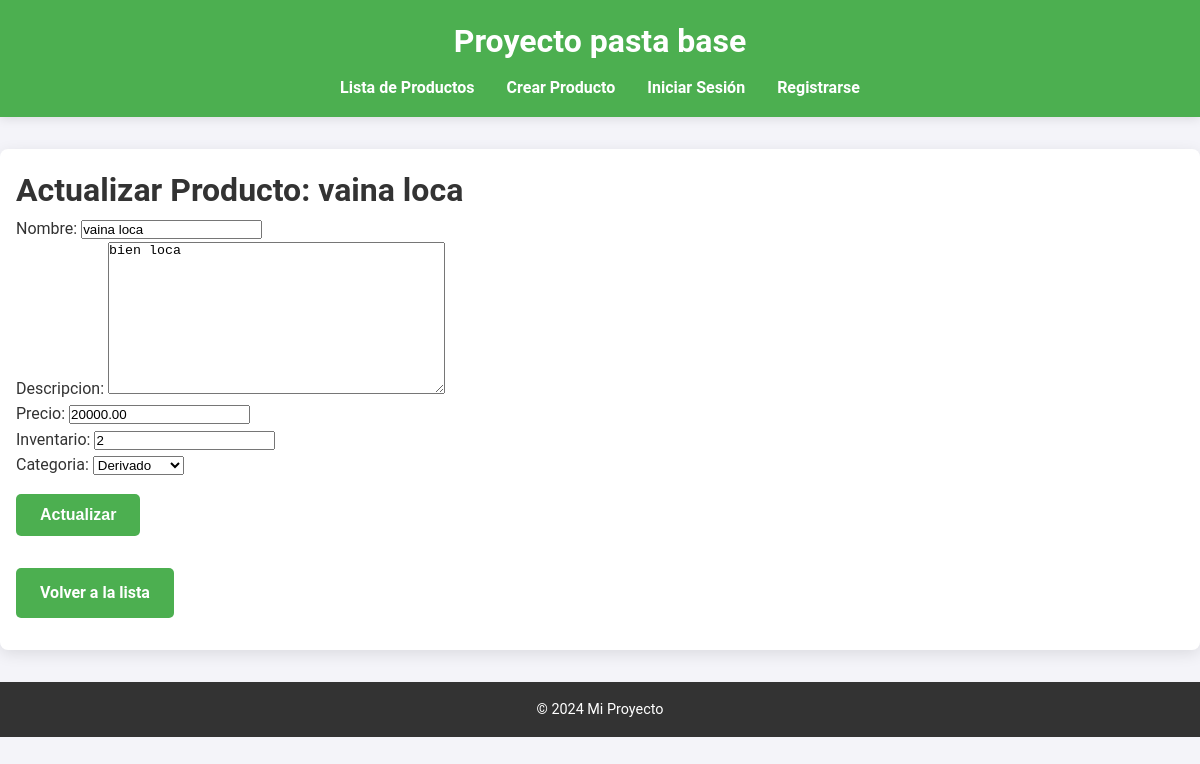
Page /api/productos/actualizar/5/ on the committed database.
### api/models.py (models this page shows, shortened)
class Producto(models.Model):
    nombre = models.CharField(max_length=100)
    descripcion = models.TextField()
    precio = models.DecimalField(max_digits=10, decimal_places=2)
    inventario = models.PositiveIntegerField()
    categoria = models.CharField(
        max_length=50,
        choices=[
            ('Base', 'Pasta Base'),
            ('Derivado', 'Derivado'),
        ],
        default='Base'
    )

### api/views.py (the view)
# urls.py: path('productos/actualizar/<int:pk>/', actualizar_producto, name='actualizar-producto'),
def actualizar_producto(request, pk):
    producto = get_object_or_404(Producto, pk=pk)
    if request.method == 'POST':
        form = ProductoForm(request.POST, instance=producto)
        if form.is_valid():
            form.save()
            return redirect('productos-list')
    else:
        form = ProductoForm(instance=producto)
    return render(request, 'productos/actualizar_producto.html', {'form': form, 'producto': producto})

### api/forms.py (shortened to what this page needs)
class ProductoForm(forms.ModelForm):
    class Meta:
        model = Producto
        fields = ['nombre', 'descripcion', 'precio', 'inventario', 'categoria']
        widgets = {
            'nombre': forms.TextInput(attrs={'class': 'form-control', 'placeholder': 'Nombre del Producto'}),
            'descripcion': forms.Textarea(attrs={'class': 'form-control', 'placeholder': 'Descripción'}),
            'precio': forms.NumberInput(attrs={'class': 'form-control', 'placeholder': 'Precio'}),
            'inventario': forms.NumberInput(attrs={'class': 'form-control', 'placeholder': 'Cantidad en Inventario'}),
            'categoria': forms.Select(attrs={'class': 'form-control'}),  # Menú desplegable para categorías
        }

### api/templates/productos/actualizar_producto.html (shortened to what this page needs)
{% extends 'base.html' %}
{% block content %}
<h1>Actualizar Producto: {{ producto.nombre }}</h1>
<form method="post">
    {{ form.as_p }}
    <button type="submit" class="button">Actualizar</button>
</form>
<a href="{% url 'productos-list' %}" class="button">Volver a la lista</a>
{% endblock %}

### api/static/styles.css (style rules this page uses)
* { margin: 0; padding: 0; box-sizing: border-box; }
body { font-family: 'Roboto', sans-serif; font-size: 16px; background-color: #f4f4f9; color: #333; line-height: 1.6; }
button, a.button { display: inline-block; padding: 0.75rem 1.5rem; margin: 1rem 0; font-size: 1rem; font-weight: bold; color: white; background-color: #4CAF50; border: none; border-radius: 5px; text-align: center; text-decoration: none; transition: background-color 0.3s, transform 0.2s; }

### rows in the picture
Producto: nombre "vaina loca", descripcion "bien loca", precio "20000.00", inventario "2", categoria "Derivado"
